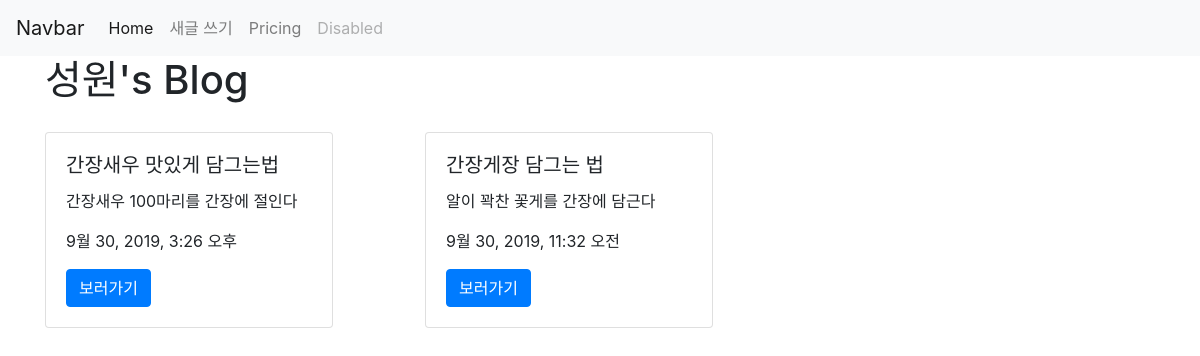
The app's page /, older data.
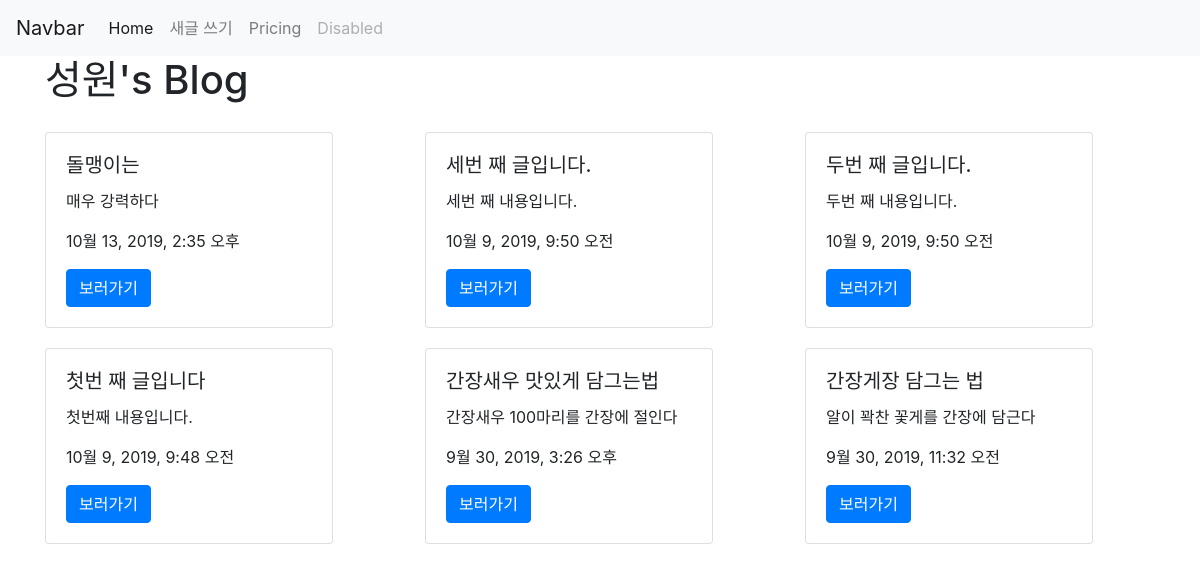
The same page, newer data.
### posts/models.py (models this page shows, shortened)
class Post(models.Model):
    class Meta:
        ordering = ['-created_at']
    POST_TYPES = [
        (0, "칼럼"),
        (1, "뉴스"),
        (2, "소설")
    ]
    title = models.CharField(max_length=200,
                            verbose_name="제목")
    content = models.TextField(verbose_name="내용")
    view_count = models.IntegerField(default=0,
                                    verbose_name="조회수")
    _type = models.PositiveSmallIntegerField(choices=POST_TYPES,
                                            verbose_name="게시글타입")
    image = models.ImageField(upload_to="posts/img", blank=True)
    created_at = models.DateTimeField(auto_now_add=True,
                                     verbose_name="등록시간")
    updated_at = models.DateTimeField(auto_now=True,
                                     verbose_name="업데이트시간")
    def get_absolute_url(self):
        return reverse('posts:show', args=[self.pk])

### posts/views.py (the view)
# urls.py: path('', main, name="main"),
def main(request):
    context = {
        'posts': Post.objects.all()
    }
    return render(request, 'posts/main.html', context)

### posts/templates/posts/main.html
{% extends 'base.html' %}
{% load static %}
{% block content %}
<div class="container">
    <h1>
        성원's Blog
    </h1>
    <div class="row">
        {% for post in posts %}
        <div class="col-md-4 col-12">
            <div class="card" style="width: 18rem; margin-top: 20px;">
              <div class="card-body">
                <h5 class="card-title">{{ post.title }}</h5>
                <p class="card-text">{{ post.content }}</p>
                <p>{{ post.created_at }}</p>
                <a href="{{ post.get_absolute_url }}" class="btn btn-primary">보러가기</a>
              </div>
            </div>
        </div>
        {% endfor %}
    </div>
</div>
{% endblock %}

### MyFirstDjango/templates/base.html (shortened to what this page needs)
{% load static %}
<!doctype html>
<html lang="en">
  <head>
    <link rel="stylesheet" href="https://stackpath.bootstrapcdn.com/bootstrap/4.3.1/css/bootstrap.min.css">
    <link rel="stylesheet" href="{% static 'css/project.css' %}">
  </head>
  <body>
    {% include 'share/_navbar.html' %}
    {% block content %}
    {% endblock %}
  </body>
</html>

### MyFirstDjango/templates/share/_navbar.html (shortened to what this page needs)
<nav class="navbar navbar-expand-lg navbar-light bg-light">
  <a class="navbar-brand" href="#">Navbar</a>
  <div class="collapse navbar-collapse" id="navbarNavAltMarkup">
    <div class="navbar-nav">
      <a class="nav-item nav-link active" href="#">Home <span class="sr-only">(current)</span></a>
      <a class="nav-item nav-link" href="{% url 'posts:new' %}">새글 쓰기</a>
      <a class="nav-item nav-link" href="#">Pricing</a>
      <a class="nav-item nav-link disabled" href="#" tabindex="-1" aria-disabled="true">Disabled</a>
    </div>
  </div>
</nav>

Row changes from the older to the newer data that the page shows:
added Post: title "돌맹이는", content "매우 강력하다", created_at "10월 13, 2019, 2:35 오후"
added Post: title "세번 째 글입니다.", content "세번 째 내용입니다.", created_at "10월 9, 2019, 9:50 오전"
added Post: title "두번 째 글입니다.", content "두번 째 내용입니다.", created_at "10월 9, 2019, 9:50 오전"
added Post: title "첫번 째 글입니다", content "첫번째 내용입니다.", created_at "10월 9, 2019, 9:48 오전"
